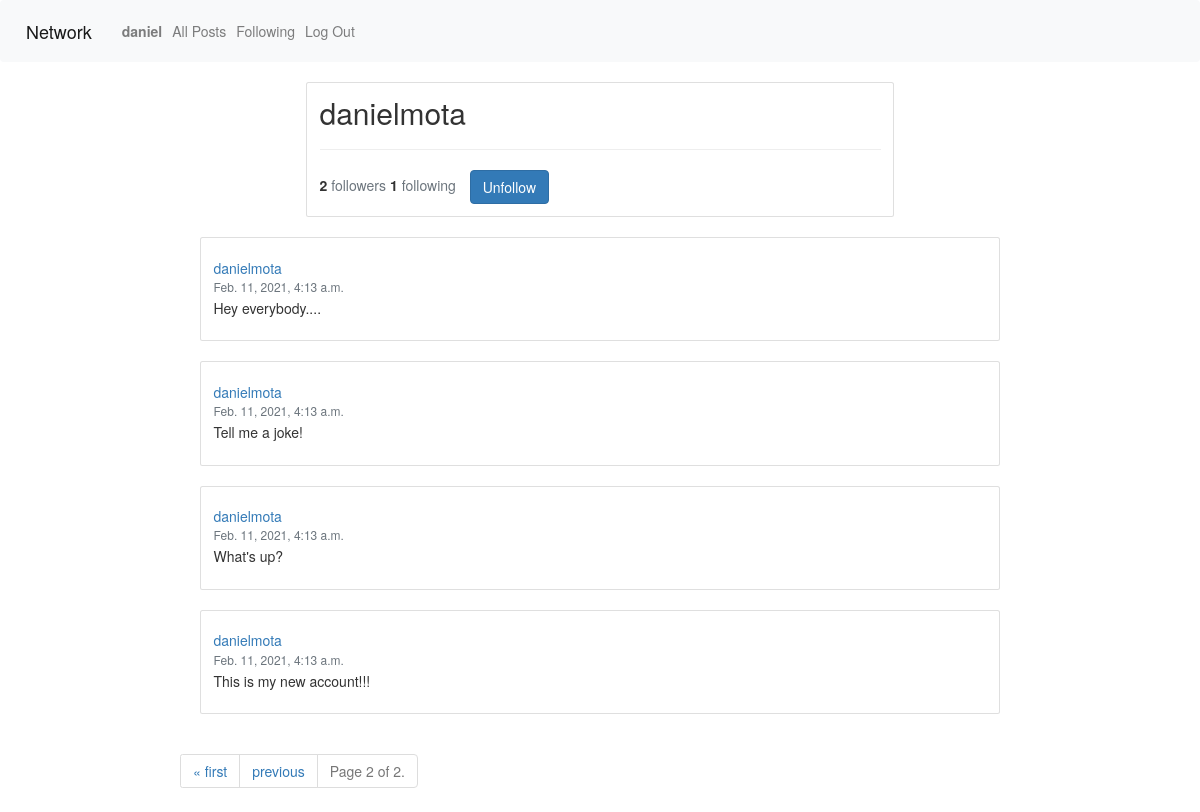
Screenshot of /danielmota?page=2 (signed in) with the database file from the repository.
### network/models.py (models this page shows, shortened)
class User(AbstractUser):
    pass

class Post(models.Model):
    post = models.CharField(max_length=1000)
    poster = models.ForeignKey(User, on_delete=models.CASCADE, related_name="poster")
    likes = models.IntegerField(default=0)
    likers = models.ManyToManyField(User, related_name="likers")
    timestamp = models.DateTimeField(auto_now_add=True)

### network/views.py (the view)
# urls.py: path("<str:username>", views.profile, name="profile")
@login_required
def profile(request, username):
    try:
        profileUser = User.objects.get(username=username)
    except User.DoesNotExist:
        messages.error(request, "Profile does not exist.")
        return HttpResponseRedirect(reverse("index"))
    userPosts = Post.objects.filter(poster=profileUser).order_by('-timestamp')
    paginator = Paginator(userPosts, 5)
    pageNum = request.GET.get('page')
    page_obj = paginator.get_page(pageNum)
    followers = profileUser.followers.all()
    followersList = []
    for follower in followers:
        followersList.append(follower.userId)
    return render(request, "network/profile.html", {
        "profileUser": profileUser,
        "profileFollowers": followersList,
        "followersNum": len(followers),
        "followingNum": len(profileUser.following.all()),
        "page_obj": page_obj
    })

### network/templates/network/profile.html (shortened to what this page needs)
{% extends "network/index.html" %}
{% load static %}
{% block profile %}
    <div id="profileCard" class="card">
        <div class="card-body">
            <h2 id="profileUser" class="card-title">{{ profileUser.username }}</h2>
            <hr>
            <div class="card-text">
            <span><strong>{{ followersNum }} </strong></span><span class="text-muted">followers</span>
            <span><strong>{{ followingNum }} </strong></span><span class="text-muted">following</span>
            {% ifnotequal profileUser request.user %}
            <button id="followButton" class="btn btn-primary">{% if request.user in profileFollowers %}Unfollow{% else %}Follow{% endif %}</button>
            {% endifnotequal%}
        </div>
        </div>
    </div>
{% endblock %}

### network/templates/network/index.html (shortened to what this page needs)
{% extends "network/layout.html" %}
{% load static %}
{% block body %}
{% if profileUser %}
{% block profile %}
{% endblock %}
{% endif %}
{% for post in page_obj %}
<div id="post" class="card">
    <div class="card-body">
        <a id="postUser" href="{% url 'profile' post.poster %}">
            <h5 class="card-title">{{ post.poster.username }}</h5>
        </a>
        <h6 id="postTime" class="card-subtitle mb-2 text-muted">{{ post.timestamp }}</h6>
        <p id="postText" class="card-text">{{ post.post }}</p>
    </div>
</div>
{% endfor %}
<nav aria-label="Page navigation">
    <ul class="pagination step-links">
        {% if page_obj.has_previous %}
        <li class="page-item"><a class="page-link" href="?page=1">&laquo; first</a></li>
        <li class="page-item"><a class="page-link" href="?page={{ page_obj.previous_page_number }}">previous</a></li>
        {% endif %}
        <li class="page-item disabled"><span class="current">
                Page {{ page_obj.number }} of {{ page_obj.paginator.num_pages }}.
            </span></li>
    </ul>
</nav>
{% endblock %}

### network/templates/network/layout.html (shortened to what this page needs)
{% load static %}
<!DOCTYPE html>
<html lang="en">
<head>
    <link rel="stylesheet" href="https://stackpath.bootstrapcdn.com/bootstrap/4.4.1/css/bootstrap.min.css"
>
    <link rel="stylesheet" href="https://maxcdn.bootstrapcdn.com/bootstrap/3.3.7/css/bootstrap.min.css">
    <link href="{% static 'network/styles.css' %}" rel="stylesheet">
</head>
<body>
    <nav class="navbar navbar-expand-lg navbar-light bg-light">
        <a class="navbar-brand" href="#">Network</a>
        <div>
            <ul class="navbar-nav mr-auto">
                {% if user.is_authenticated %}
                <li class="nav-item">
                    <a class="nav-link" href="{% url 'profile' user.username %}"><strong>{{ user.username }}</strong></a>
                </li>
                {% endif %}
                <li class="nav-item">
                    <a class="nav-link" href="{% url 'index' %}">All Posts</a>
                </li>
                {% if user.is_authenticated %}
                <li class="nav-item">
                    <a class="nav-link" href="{% url 'following' %}">Following</a>
                </li>
                <li class="nav-item">
                    <a class="nav-link" href="{% url 'logout' %}">Log Out</a>
                </li>
                {% endif %}
            </ul>
        </div>
    </nav>
    <div class="body">
        {% block body %}
        {% endblock %}
    </div>
</body>
</html>

### network/static/network/styles.css (style rules this page uses)
.body { width: 70%; margin: auto; }
#post { margin: 20px; padding-top: 0px; }
#profileCard { width: 70%; margin: auto; align-content: center; }
#profileUser { margin: auto; }
#followButton { margin-left: 10px; }

### rows the page displays
User: username "daniel"
User: username "danielmota"
Post: poster.username "danielmota", timestamp "Feb. 11, 2021, 4:13 a.m.", post "Hey everybody...."
Post: poster.username "danielmota", timestamp "Feb. 11, 2021, 4:13 a.m.", post "Tell me a joke!"
Post: poster.username "danielmota", timestamp "Feb. 11, 2021, 4:13 a.m.", post "What's up?"
Post: poster.username "danielmota", timestamp "Feb. 11, 2021, 4:13 a.m.", post "This is my new account!!!"

### other values shown
{{ followersNum }} "2"
{{ followingNum }} "1"
{{ page_obj.number }} "2"
{{ page_obj.paginator.num_pages }} "2"
